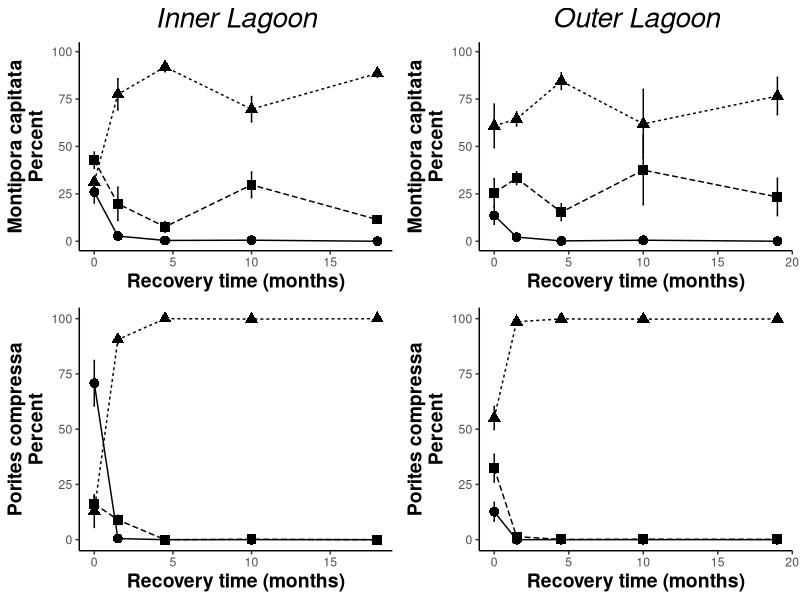

The R source for this figure:
## ---- chunk 1
knitr::opts_chunk$set(echo = TRUE)
## ---- chunk 2
rm(list=ls(all=TRUE)) 

library("reshape2") #reshape data
library("ggplot2") #plotting
library("reshape") #reshape data
library("plyr")  #splitting, applying, and combining data
library("dplyr")  #splitting, applying, and combining data
library("plotrix") #plotting
library("gridExtra") #arrange plots for output
library("lsmeans")
library("multcomp") 
library("multcompView")
library(lme4)
library(lmerTest)
## ---- chunk 3
#Setup workspace:
rData1<- read.csv("data/Benthic_Transect_df.csv", header=T) # load in transect data

# set levels of factor for Bleaching_status
levels(rData1$Bleaching_score)
rData1$BNB<-as.factor(rData1$BNB)
rData1$MonthFactor<-rData1$Month

#combine month 18 and 19 for end of experiment time point comparisons (<3 weeks apart)
rData1$MonthFactor[rData1$MonthFactor=="18"] <-"1819"
rData1$MonthFactor[rData1$MonthFactor=="19"] <-"1819"
rData1$MonthFactor <- factor(rData1$MonthFactor, levels=c("0", "1.5", "4.5","10","1819")) #specify order
## ---- chunk 4
# Calc. mean, sd,se   
repcol<-c("Species", "Reef", "Month","MonthFactor", "Bleaching_status","Percent")
  rDataPlot<-rData1[repcol]

# calc average  bleaching rate/month in %  per grouping
transectPlotmean <- ddply(rDataPlot, c("Species", "Reef", "Month","MonthFactor", "Bleaching_status"), summarise, 
                   N    = length(Percent[!is.na(Percent)]), #calculate the length of the data frame, excluding NA’s *this part is important*
                   mean = mean(Percent, na.rm=TRUE), #calculate mean of response variable, removing NA's
                   sd   = sd(Percent, na.rm=TRUE), #calculate standard deviation
                   se   = sd / sqrt(N), #calculate standard error
                   max = max(Percent, na.rm=TRUE) #calculate max 
)

transectPlotmean$code<-paste0(transectPlotmean$Species, transectPlotmean$Reef, transectPlotmean$Bleaching_status) #code for plotting
## ---- chunk 5
#*Montipora capitata* Inner Lagoon  
McapInner1<-subset(transectPlotmean, Species=="Mcap")
McapInner<-subset(McapInner1, Reef=="Inner")

col_McapInner <- McapInner %>%   # height for error labels in the bars
group_by(Month) %>%
arrange(Month, desc(Bleaching_status)) %>%
mutate(lab_ypos = cumsum(mean) - 0.5 * mean) 
col_McapInner

# set to 2 decimal places
col_McapInner[,'mean']=round(col_McapInner[,'mean'],2)

#plot
col_McapInner_plot<-ggplot(data=col_McapInner, aes(x=Month, y=mean, group = code, color=Bleaching_status)) + 
  geom_errorbar(aes(ymin=mean-se, ymax=mean+se),
                width=0.1)+
  geom_point(aes(shape=Bleaching_status), size=3)+
  geom_line(aes(color=Bleaching_status, linetype=Bleaching_status))+
  scale_color_manual(values=c("black", "black","black"))+
  ylab("Montipora capitata\nPercent") +
    xlab("Recovery time (months)") + #Label the X Axis
    ylim(0, 100) + #set Y limits
  theme_bw() + #Set the background color
  theme(axis.line = element_line(color = 'black'), #Set the axes color
        axis.title=element_text(size=14,face="bold"), #Set axis format
        panel.border = element_blank(), #Set the border
        panel.grid.major = element_blank(), #Set the major gridlines
        panel.grid.minor = element_blank(), #Set the minor gridlines
        plot.background =element_blank(), #Set the plot background
        legend.key = element_blank()) + #Set plot legend key
  ggtitle("Inner Lagoon")+
          theme(plot.title = element_text(size=20,face = "italic",hjust = 0.5))
McapInner<-col_McapInner_plot+ theme(legend.position = "none") #remove legend
## ---- chunk 6
#*Montipora capitata* Outer Lagoon
McapOuter<-subset(McapInner1, Reef=="Outer")

col_McapOuter <- McapOuter %>%   
group_by(Month) %>%
arrange(Month, desc(Bleaching_status)) %>%
mutate(lab_ypos = cumsum(mean) - 0.5 * mean) 
col_McapOuter

# set to 2 decimal places
col_McapOuter[,'mean']=round(col_McapOuter[,'mean'],2)

col_McapOuter_plot<-ggplot(data=col_McapOuter, aes(x=Month, y=mean, group = code, color=Bleaching_status)) + 
  geom_errorbar(aes(ymin=mean-se, ymax=mean+se),
                width=0.1)+
  geom_point(aes(shape=Bleaching_status), size=3)+
  geom_line(aes(color=Bleaching_status, linetype=Bleaching_status))+
  scale_color_manual(values=c("black", "black","black"))+
  ylab("Montipora capitata\nPercent") +
    xlab("Recovery time (months)") + #Label the X Axis
    ylim(0, 100) + #set Y limits
  theme_bw() + #Set the background color
  theme(axis.line = element_line(color = 'black'), #Set the axes color
        axis.title=element_text(size=14,face="bold"), #Set axis format
        panel.border = element_blank(), #Set the border
        panel.grid.major = element_blank(), #Set the major gridlines
        panel.grid.minor = element_blank(), #Set the minor gridlines
        plot.background =element_blank(), #Set the plot background
        legend.key = element_blank()) + #Set plot legend key
  ggtitle("Outer Lagoon")+
          theme(plot.title = element_text(size=20,face = "italic",hjust = 0.5))
McapOuter<-col_McapOuter_plot+ theme(legend.position = "none") #remove legend
## ---- chunk 7
#*Porites compressa* Inner Lagoon
PcompInner1<-subset(transectPlotmean, Species=="Pcomp")
PcompInner<-subset(PcompInner1, Reef=="Inner")

col_PcompInner <- PcompInner %>%   
group_by(Month) %>%
arrange(Month, desc(Bleaching_status)) %>%
mutate(lab_ypos = cumsum(mean) - 0.5 * mean) 
col_PcompInner

# set to 2 decimal places
col_PcompInner[,'mean']=round(col_PcompInner[,'mean'],2)

col_PcompInner_plot<-ggplot(data=col_PcompInner, aes(x=Month, y=mean, group = code, color=Bleaching_status)) + 
  geom_errorbar(aes(ymin=mean-se, ymax=mean+se),
                width=0.1)+
  geom_point(aes(shape=Bleaching_status), size=3)+
  geom_line(aes(color=Bleaching_status, linetype=Bleaching_status))+
  scale_color_manual(values=c("black", "black","black"))+
  ylab("Porites compressa\nPercent") +
    xlab("Recovery time (months)") + #Label the X Axis
    ylim(0,100) + #set Y limits
  theme_bw() + #Set the background color
  theme(axis.line = element_line(color = 'black'), #Set the axes color
        axis.title=element_text(size=14,face="bold"), #Set axis format
        panel.border = element_blank(), #Set the border
        panel.grid.major = element_blank(), #Set the major gridlines
        panel.grid.minor = element_blank(), #Set the minor gridlines
        plot.background =element_blank(), #Set the plot background
        legend.key = element_blank()) + #Set plot legend key
          theme(plot.title = element_text(size=20,face = "italic"))
PcompInner<-col_PcompInner_plot+ theme(legend.position = "none") #remove legend
## ---- chunk 8
#*Porites compressa* Outer Lagoon
PcompOuter<-subset(PcompInner1, Reef=="Outer")

col_PcompOuter <- PcompOuter %>% 
group_by(Month) %>%
arrange(Month, desc(Bleaching_status)) %>%
mutate(lab_ypos = cumsum(mean) - 0.5 * mean) 
col_PcompOuter

# set to 2 decimal places
col_PcompOuter[,'mean']=round(col_PcompOuter[,'mean'],2)

col_PcompOuter_plot<-ggplot(data=col_PcompOuter, aes(x=Month, y=mean, group = code, color=Bleaching_status)) + 
  geom_errorbar(aes(ymin=mean-se, ymax=mean+se),
                width=0.1)+
  geom_point(aes(shape=Bleaching_status), size=3)+
  geom_line(aes(color=Bleaching_status, linetype=Bleaching_status))+
  scale_color_manual(values=c("black", "black","black"))+
  ylab("Porites compressa\nPercent") +
    xlab("Recovery time (months)") + #Label the X Axis
    ylim(0,100) + #set Y limits
  theme_bw() + #Set the background color
  theme(axis.line = element_line(color = 'black'), #Set the axes color
        axis.title=element_text(size=14,face="bold"), #Set axis format
        panel.border = element_blank(), #Set the border
        panel.grid.major = element_blank(), #Set the major gridlines
        panel.grid.minor = element_blank(), #Set the minor gridlines
        plot.background =element_blank(), #Set the plot background
        legend.key = element_blank()) + #Set plot legend key
          theme(plot.title = element_text(size=20,face = "italic",hjust = 0.5))
PcompOuter<-col_PcompOuter_plot+ theme(legend.position = "none") #remove legend
## ---- chunk 9
grid.arrange(McapInner, McapOuter, PcompInner,PcompOuter, nrow = 2)
## ---- chunk 10
#Sum: White (W) + Pale (P) 

rData2<-rData1[!(rData1$Bleaching_status=="Healthy"),]    # Remove Healthy 
rData2$code<-paste0(rData2$Species, rData2$Month, rData2$MonthFactor, rData2$Depth, rData2$Reef, rData2$Rep)#create a code for groups by Species, Month, Depth, Reef, Rep 
rData3<-rData2 %>% group_by(code) %>%summarise(sum=sum(Percent))# Group Data: combine P and B %s

# Match this back with data cols you want
rData3$Species<-rData2$Species[match(rData3$code, rData2$code)]
rData3$Month<-rData2$Month[match(rData3$code, rData2$code)]
rData3$Depth<-rData2$Depth[match(rData3$code, rData2$code)]
rData3$Reef<-rData2$Reef[match(rData3$code, rData2$code)]
rData3$Rep<-rData2$Rep[match(rData3$code, rData2$code)]
rData3$MonthFactor<-rData2$MonthFactor[match(rData3$code, rData2$code)]
rData3<-rData3[,c(1,3,5:8,2)]
rData3$Depth<-as.factor(rData3$Depth)
rData3$Rep<-as.factor(rData3$Rep)
## ---- chunk 11
#Benthic transect df setup:   

ccData<-read.csv("data/Benthic_Transect_Coral_Cover.csv", header=T)
ccData$MonthFactor<-ccData$Month
ccData$MonthFactor[ccData$MonthFactor=="18"] <-"1819" #combine months 18 and 19
ccData$MonthFactor[ccData$MonthFactor=="19"] <-"1819"
ccData$MonthFactor <- factor(ccData$MonthFactor, levels=c("0", "1.5", "4.5","10","1819")) 
#specify order
ccData$Reef<-as.factor(ccData$Reef)
ccData$Depth<-as.factor(ccData$Depth)

# calc average  bleaching rate/month in %  per grouping
ccMeans <- ddply(ccData, c("Reef",  "Month"), summarise, 
                   N    = length(CoralCover[!is.na(CoralCover)]), #calculate the length of the data frame, excluding NA’s *this part is important*
                   mean = mean(CoralCover, na.rm=TRUE), #calculate mean of response variable, removing NA's
                   sd   = sd(CoralCover, na.rm=TRUE), #calculate standard deviation
                   se   = sd / sqrt(N), #calculate standard error
                   max = max(CoralCover, na.rm=TRUE) #calculate max
)
## ---- chunk 12
CoralCoverMod<-lmer(CoralCover~Reef*MonthFactor+(1|Depth), ccData)
anova(CoralCoverMod, type=2)
## ---- chunk 13
 emm = emmeans(CoralCoverMod, ~ Reef, adjust="tukey")

    pairs(emm)
## ---- chunk 14
#fullmodel, df=rData3
Prev_transect_full<-lmer(sum~Reef*MonthFactor*Species+(1|Depth), data=rData3)
anova(Prev_transect_full, type=2)
## ---- chunk 15
 emm = emmeans(Prev_transect_full, ~ Reef*MonthFactor, adjust="tukey")

      pairs(emm) 
    emm = emmeans(Prev_transect_full, ~ Species*MonthFactor, adjust="tukey")

    pairs(emm) 
        cld(emm) 
## ---- chunk 16
#bleached
prevWhite<-subset(rData1, Bleaching_status=="Bleached")

WhiteMod<-lmer(Percent~Species*Reef*MonthFactor+(1|Depth),prevWhite)
anova(WhiteMod, type=2)
## ---- chunk 17
 emm = emmeans(WhiteMod, ~ Reef, adjust="tukey")
    cld(emm)
  #conduct Tukey post hoc test 
    emm = emmeans(WhiteMod, ~ Reef*Species*MonthFactor, adjust="tukey")
    cld(emm)
    pairs(emm)
## ---- chunk 18
rData4<-rData2 #make a copy of rData2
rData4$Depth<-as.factor(rData4$Depth)
rData4$Rep<-as.factor(rData4$Rep)

rData4$sum<-rData3$sum[match(rData4$code, rData3$code)] # add the sum row by code to get sum of W+P
rData4$newPer<-rData4$Percent/rData4$sum # Make new row of new percents which is W%/(W%+P%)
rData4<-subset(rData4, Bleaching_status=="Bleached") # get rid of Pale

#full model
SeverityMod<-lmer(newPer~Species*Reef*MonthFactor+(1|Depth),rData4)
anova(SeverityMod, type="2")
## ---- chunk 19
 emm = emmeans(SeverityMod, ~ Species*MonthFactor*Reef, adjust="tukey")

    cld(emm)
    pairs(emm) 
 #conduct Tukey post hoc test 
    emm = emmeans(SeverityMod, ~ Reef*Species*MonthFactor, adjust="tukey")
        pairs(emm)
